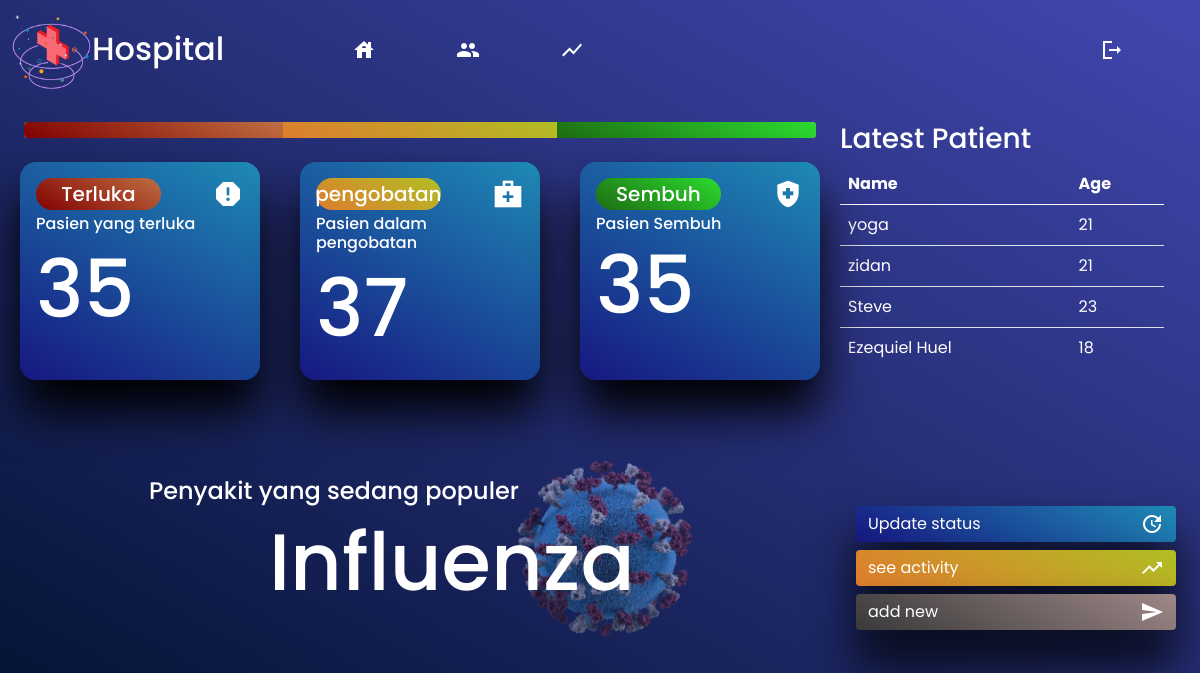
Page /index.php (signed in) on the committed database.
### tables this page shows
CREATE TABLE `patients` (
  `id` int(11) NOT NULL,
  `nama` varchar(50) DEFAULT NULL,
  `usia` int(11) DEFAULT NULL,
  `gambar` varchar(255) DEFAULT NULL,
  `email` varchar(100) DEFAULT NULL,
  `status_id` int(11) DEFAULT NULL
);

### model/application_model.php (called while the page is built, shortened)
<?php
  class ApplicationModel {
    public $connection;
    public function __construct() {
      $this->connection = mysqli_connect("localhost","rejka","rejkapass","hospital");;
    }
    protected function convert($result) {
      $rows = [];while($row = mysqli_fetch_assoc($result)){
        $rows[] = $row;
      };return $rows;
    }
    public function get_statuses_val(){
      $recover = $this->send_once_query("SELECT count(*) as 'total' FROM patients WHERE status_id = 1");
      $on_medic = $this->send_once_query("SELECT count(*) as 'total' FROM patients WHERE status_id = 2");
      $injured = $this->send_once_query("SELECT count(*) as 'total' FROM patients WHERE status_id = 3");
      return [$recover, $on_medic, $injured];
    }
    public function send_once_query($query){
      return mysqli_fetch_assoc(mysqli_query($this->connection, $query));
    }
  }
?>

### model/patient.php (called while the page is built, shortened)
<?php
  class Patient extends ApplicationModel {
    public function all() {
      $sql = "select p.id, p.nama, p.usia, st.name as status from patients p join statuses st on p.status_id = st.id";
      $result = mysqli_query($this->connection, $sql);
      return parent::convert($result);
    }
    public function percentage() {
      [$recover, $on_medic, $injured] = parent::get_statuses_val();
      $total = count($this->all());
      $recover = ($recover["total"] / $total) * 100;
      $on_medic = ($on_medic["total"] / $total) * 100;
      $injured = ($injured["total"] / $total) * 100;
      return [round($recover), round($on_medic), round($injured)];
    }
    public function value_from_status(){
      [$recover, $on_medic, $injured] = parent::get_statuses_val();
      return [$recover,$on_medic,$injured];
    }
  }
?>

### functions.php (called while the page is built, shortened)
<?php
function koneksi() {
  $conn = mysqli_connect('localhost','id19059853_rejka','l4IT_K-un^qVfI=z','id19059853_hospital') or die('KONEKSI GAGAL');
  return $conn;
}
function query($query) {
  $conn = koneksi();
  $result = mysqli_query($conn, $query) or die(mysqli_error($conn));
  $rows = [];while( $row = mysqli_fetch_assoc($result) ){
    $rows[] = $row;
  } return $rows;
}

### index.php (the view, shortened to what this page needs)
<?php
  require 'functions.php';
  require './model/application_model.php';
  require './model/patient.php';
  $patient = new Patient();
?>
<!DOCTYPE html>
<html lang="en">
  <head>
    <link href="https://cdn.jsdelivr.net/npm/bootstrap@5.0.2/dist/css/bootstrap.min.css" rel="stylesheet">
    <link rel="stylesheet" href="./assets/css/custom.css">
  </head>
  <body>
    <nav class="navbar navbar-expand-lg navbar-light text-white mb-3">
      <div class="container-fluid">
        <div class="navbar-brand" href="#">
          <img src="assets/image/hospital_logo.png" class="brand-logo" alt="">
          <h2>Hospital</h2>
        </div>
        <div class="collapse navbar-collapse" id="navbarText">
          <ul class="navbar-nav ps-5 me-auto mb-2 mb-lg-0">
            <li class="nav-item">
              <a class="nav-link" aria-current="page" href="./index.php">
                <span class="material-icons-sharp">house</span>
              </a>
            </li>
            <li class="nav-item">
              <a class="nav-link" href="./patients.php">
                <span class="material-icons-sharp">group</span>
              </a>
            </li>
            <li class="nav-item">
              <a class="nav-link" href="./statistics.php">
                <span class="material-icons-sharp">show_chart</span>
              </a>
            </li>
          </ul>
          <span class="navbar-text me-5">
            <a class="nav-link" href="logout.php">
              <span class="material-icons-sharp">logout</span>
            </a>
          </span>
        </div>
      </div>
    </nav>
    <div class="d-flex justify-content-around ">
      <div class="main d-flex flex-column">
        <div class="w-100 pl-3 ps-4 pe-4 pb-4">
          <?php $total = count($patient->all()) ?>
          <?php [$injured_percentage, $on_medic_percentage, $recover_percentage] = $patient->percentage() ?>
          <div class="progress">
            <div class="progress-bar bg-danger" role="progressbar" style="width: <?php echo $injured_percentage ?>%" aria-valuenow="<?php echo $injured['total'] ?>" aria-valuemin="0" aria-valuemax="<?php echo $total ?>"></div>
            <div class="progress-bar bg-warning" role="progressbar" style="width: <?php echo $on_medic_percentage ?>%" aria-valuenow="<?php echo $on_medic['total'] ?>" aria-valuemin="0" aria-valuemax="<?php echo $total ?>"></div>
            <div class="progress-bar bg-success" role="progressbar" style="width: <?php echo $recover_percentage ?>%" aria-valuenow="<?php echo $recover['total'] ?>" aria-valuemin="0" aria-valuemax="<?php echo $total ?>"></div>
          </div>
        </div>
        <?php [$injured, $on_medic, $recover] = $patient->value_from_status() ?>
        <div class="d-flex justify-content-around w-100">
          <div class="card box-shadow bg-primary text-white">
            <div class="card-body">
              <h5 class="card-title d-flex justify-content-between">
                <span class="text" style="--bg: var(--color-danger)">Terluka</span>
                <span class="material-icons-sharp">report</span>
              </h5>
              <h6 class="card-subtitle mb-2">Pasien yang terluka</h6>
              <div class="card-text d-flex">
                <h2><?php echo $injured['total'] ?></h2>
              </div>
            </div>
          </div>
          <div class="card box-shadow bg-primary text-white">
            <div class="card-body">
              <h5 class="card-title d-flex justify-content-between">
                <span class="text" style="--bg: var(--color-warning)">pengobatan</span>
                <span class="material-icons-sharp">medical_services</span>
              </h5>
              <h6 class="card-subtitle mb-2">Pasien dalam pengobatan</h6>
              <div class="card-text d-flex">
                <h2><?php echo $on_medic['total'] ?></h2>
              </div>
            </div>
          </div>
          <div class="card box-shadow bg-primary text-white">
            <div class="card-body">
              <h5 class="card-title d-flex justify-content-between">
                <span class="text" style="--bg: var(--color-success)">Sembuh</span>
                <span class="material-icons-sharp">health_and_safety</span>
              </h5>
              <h6 class="card-subtitle mb-2">Pasien Sembuh</h6>
              <div class="card-text d-flex justify-content-center align-items-center h-50">
                <h2><?php echo $recover['total'] ?></h2>
              </div>
            </div>
          </div>
        </div>
        <div class="main-bottom">
          <?php
            $diseases = query("SELECT ds.name, count(*) total
            from patient_diseases pd
            join diseases ds
            on ds.id = pd.diseases_id
            group by pd.diseases_id");
            $diseases_popular = [];$i = 0;
            $diseases_popular['name'] = $diseases[0]['name'];
            $diseases_popular['total'] = $diseases[0]['total'];
          ?>
          <div>
            <h4>Penyakit yang sedang populer</h4>
            <h1><?php echo ucfirst($diseases_popular['name']) ?></h1>
          </div>
          <img src="assets/image/disease.png" alt="">
        </div>
      </div>
      <div class="right d-flex flex-column">
        <div class="right-table">
          <h3 class="text-white">Latest Patient</h3>
          <table class="table table-hover">
            <thead>
              <tr>
                <th>Name</th>
                <th>Age</th>
              </tr>
            </thead>
            <tbody>
              <?php $newest_patients = query("SELECT * from patients order by id DESC limit 4") ?>
              <?php foreach ($newest_patients as $key => $value): ?>
              <tr>
                <td><?php echo $value['nama'] ?></td>
                <td><?php echo $value['usia'] ?></td>
              </tr>
              <?php endforeach ?>
            </tbody>
          </table>
        </div>
        <div class="d-grid gap-2 ps-3 pe-4 pt-5 right-bottom">
          <a href="#" class="btn btn-primary d-flex justify-content-between align-items-center box-shadow">
            Update status
            <span class="material-icons-sharp">update</span>
          </a>
          <a href="#" class="btn btn-warning text-white d-flex justify-content-between align-items-center box-shadow">
            see activity
            <span class="material-icons-sharp">trending_up</span>
          </a>
          <a href="#" class="btn btn-secondary bg-success d-flex justify-content-between align-items-center box-shadow">
            add new
            <span class="material-icons-sharp">send</span>
          </a>
        </div>
      </div>
    </div>
  </body>
</html>

### assets/css/custom.css (style rules this page uses)
body { font-family: var(--font-default); overflow: hidden; margin: 0; padding: 0; }
nav, body { background: var(--bg-primary); background-attachment: fixed; }
table thead tr th { color: white }
table tbody tr td { color: white }
table tbody tr:last-child td { border: none; }
.right-bottom a { transition: all 300ms ease;border: none; }
.navbar-brand { display: flex; height: 100%; width: 17vw; justify-content: space-around; align-items: center; }

### assets/css/variables.css (style rules this page uses)
:root { --color-light: #F5F5F5; --color-white: #fff; --color-dark: black; --color-warning: linear-gradient(29deg, rgba(223,124,46,1) 0%, rgba(176,191,35,1) 100%); --color-primary: linear-gradient(29deg, rgba(23,23,129,1) 0%, rgba(30,138,181,1) 100%); --color-danger: linear-gradient(29deg, rgba(129,1,0,1) 0%, rgba(191,110,66,1) 100%); --color-success: linear-gradient(29deg, rgba(30,108,18,1) 0%, rgba(43,219,47,1) 100%); --color-secondary: linear-gradient(29deg, rgba(57,57,57,1) 0%, rgba(158,135,135,1) 100%); --bg-primary: linear-gradient(29deg, rgba(0,15,43,1) 0%, rgba(66,71,176,1) 100%); --font-default: 'Poppins', sans-serif; --box-shadow: 0 2rem 3rem var(--color-dark); }

### assets/css/customation.css (style rules this page uses)
.bg-primary, .btn-primary { background: var(--color-primary) !important; border:none; }
.bg-warning, .btn-warning { background: var(--color-warning) !important; border:none; }
.bg-danger, .btn-danger { background: var(--color-danger) !important; border:none; }
.bg-success, .btn-success { background: var(--color-success) !important; border:none; }
.bg-secondary, .btn-secondary { background: var(--color-secondary) !important; }
.nav-link, .navbar-brand { color: white !important; }
.nav-link { margin-left: 4rem; transition: all 500ms ease; border-radius: 3rem; letter-spacing: 2px; }
.brand-logo { width: 5rem; }
.box-shadow { box-shadow: var(--box-shadow); transition: all 300ms ease; }
.progress { border:none !important; }
.card { border-radius: 1rem;width: 20vw !important; border:none; }
.card-title span:last-child { font-size: 2rem; }
.card-text h2 { font-size: 5rem; width: 100%; height: 100%; }
.card-title span.text { border-radius: 3rem; background: var(--bg); width: 60%; height: 2rem; display: flex;justify-content: center; align-items: center; }
.main { width: 70%;height: 70vh; }
.main-bottom { display: flex; width: 100%; height: 100%; justify-content: center; align-items: center; margin-top: 2rem }
.main-bottom img { width: 30%; opacity: 0.6 }
.main-bottom div { color: white; position:relative; left: 10rem; z-index: 2 }
.main-bottom div h1 { font-size: 5rem }
.main-bottom div h4 { position: relative; right: 10vw }
.right { width: 30%; }
.right-table { width: 90%; height: 60%; }

### rows in the picture
patients: nama "yoga", usia "21"
patients: nama "zidan", usia "21"
patients: nama "Steve", usia "23"
patients: nama "Ezequiel Huel", usia "18"

### other values in the picture
$injured['total'] "35"
$on_medic['total'] "37"
$recover['total'] "35"
$diseases_popular['name'] "Influenza"
